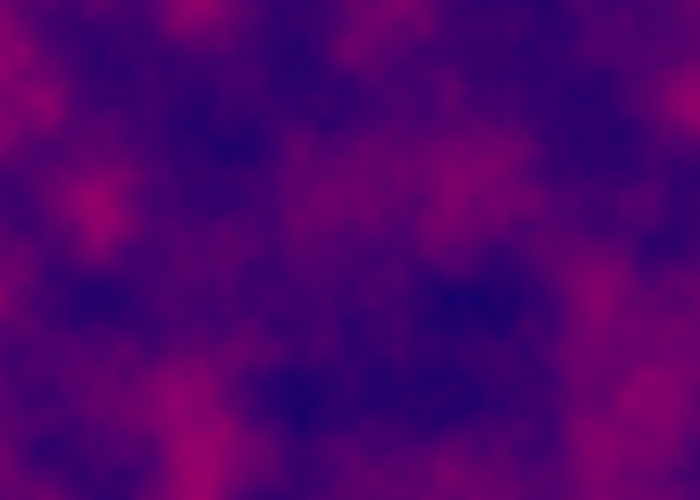
Frame 1 (no input)
Frame 60 (the mouse pressed at the canvas centre just before this capture): identical to frame 1, image omitted
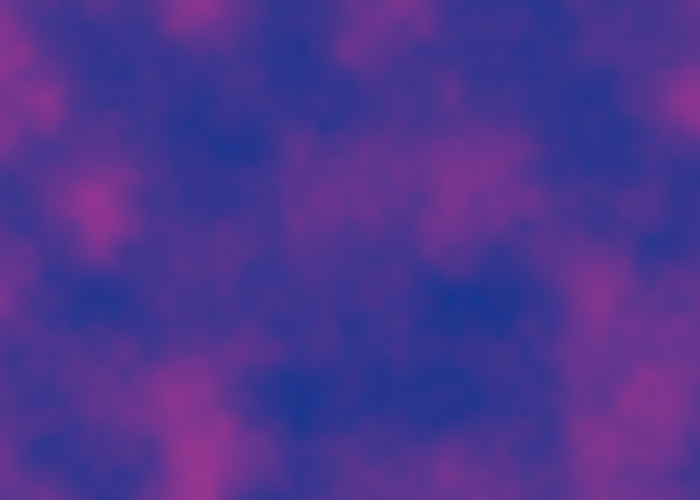
Frame 120 (the mouse held since frame 60 and released just before this capture)

The Processing sketch that drew these frames (run headless with seeded random() and noise(); from frame 60 on, the mouse is pressed at the canvas centre):

// Processing sketch: Perlin_noise_2
// ── Perlin_noise_2.pde
float noiseScale = 0.01;
void setup() {
  size(700, 500);
}
void draw() {
  background(0);
  for (int x = 0; x < width; x++){
    for(int y = 0; y < height; y++){
      float noiseVal = noise(x*noiseScale, y*noiseScale);
      stroke(noiseVal*255,map(mouseX, 0, width, 0, 150), map(mouseY, 0, height, 150, 255));
      point(x, y);
    }
  }
}
